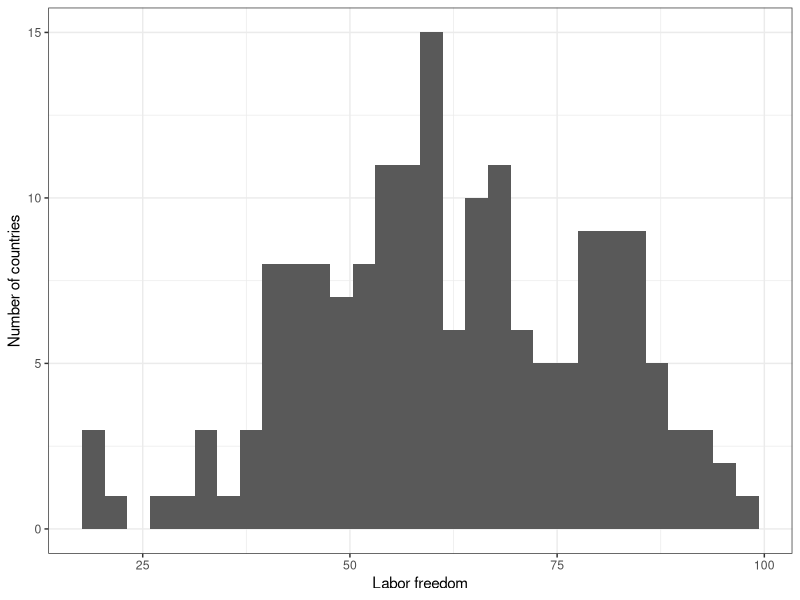
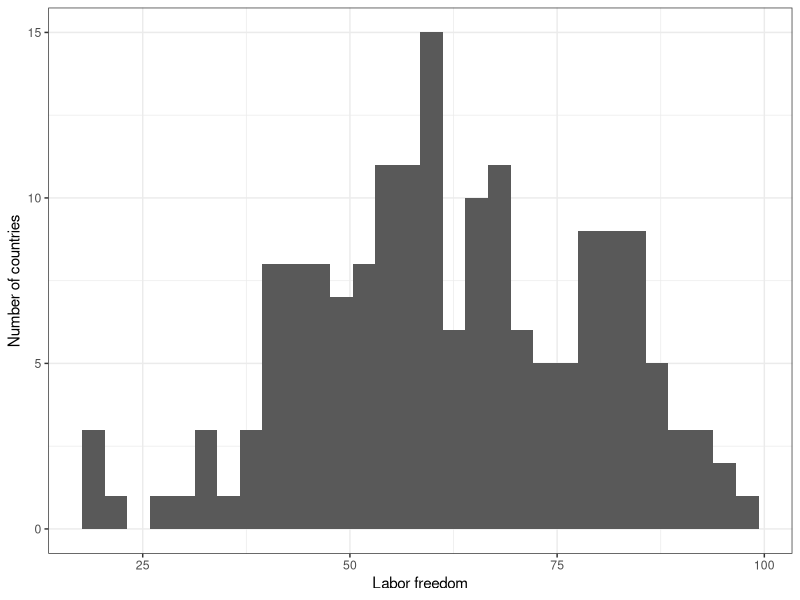
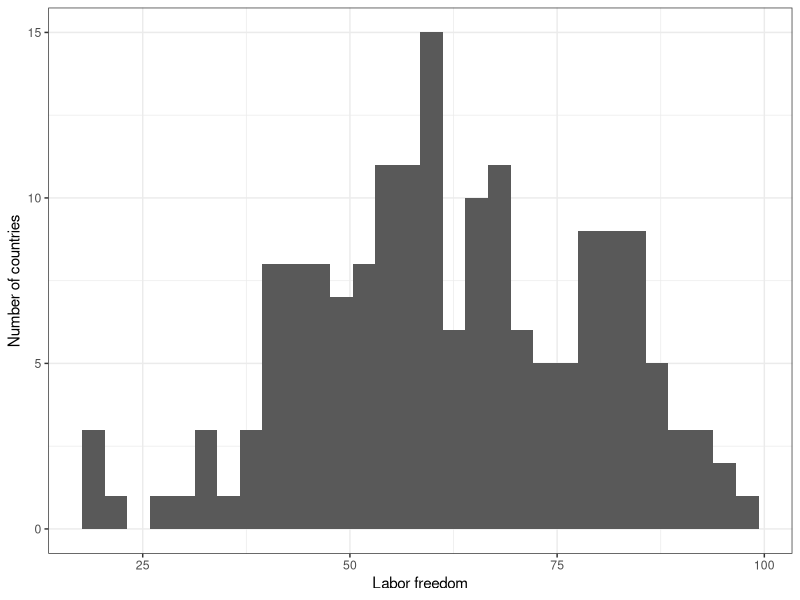
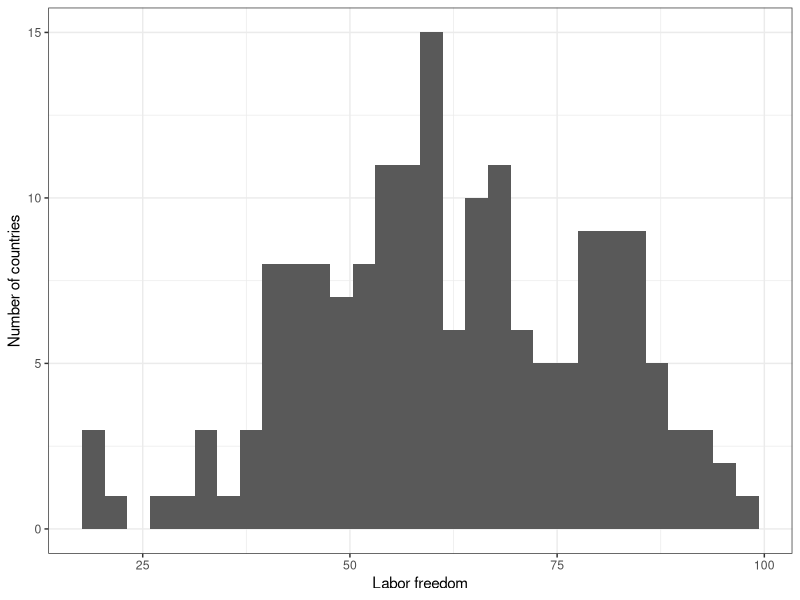
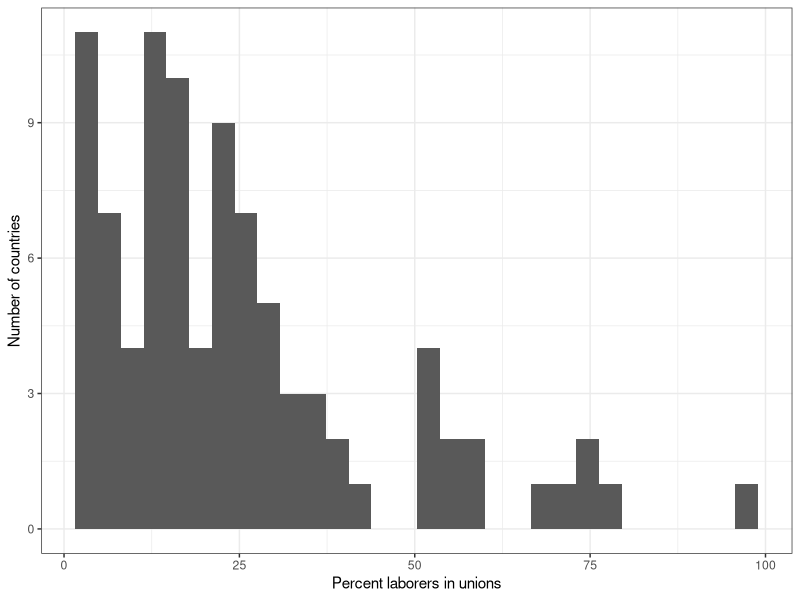
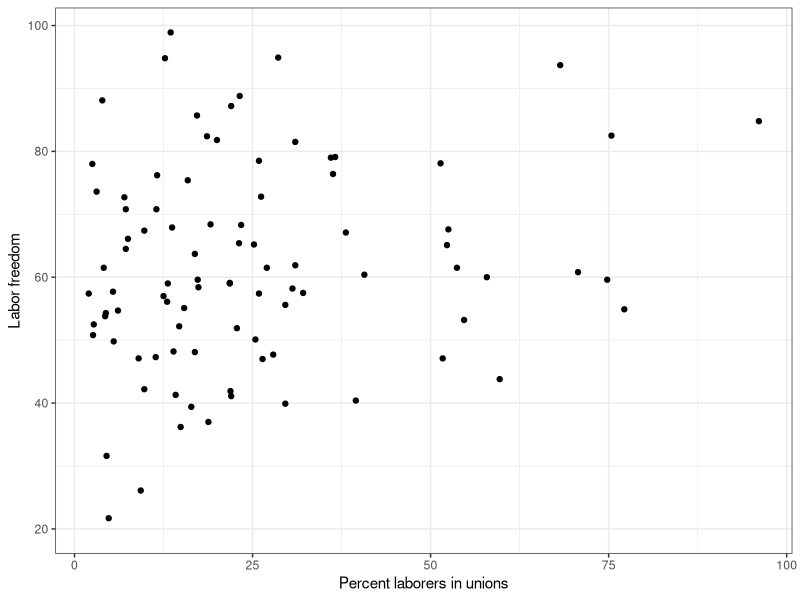
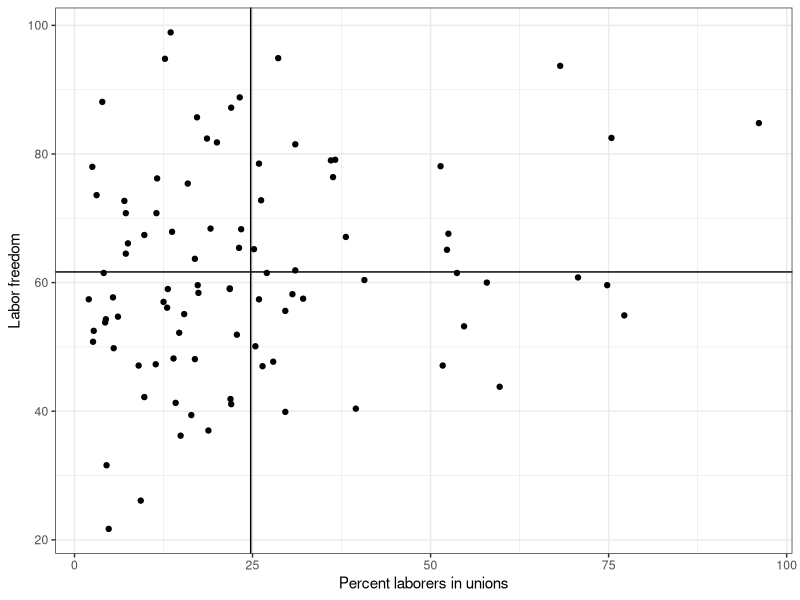
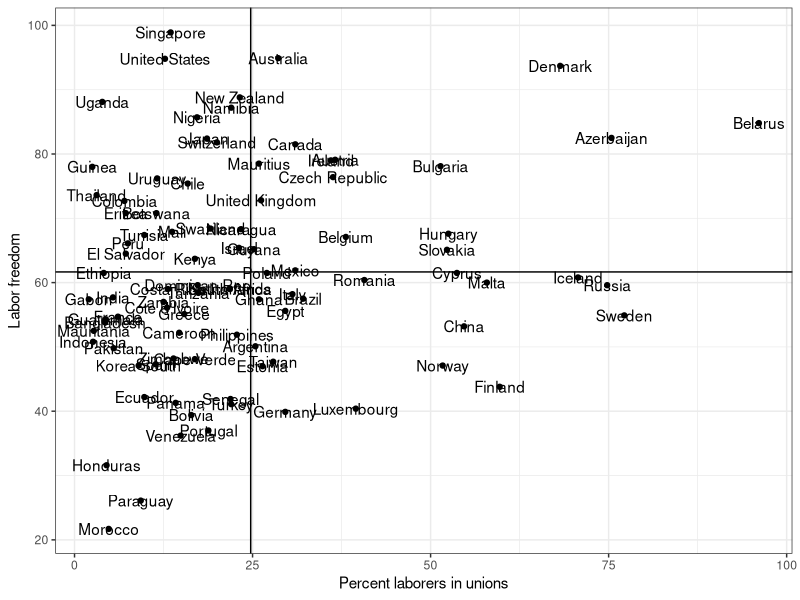

The R source for these figures, in order:
## ---- chunk 1
setwd("/Users/jackjeffrey/Documents/Poli502_Jeffrey/Data")
world.data <- read.csv("world.csv")
# load data 
table(world.data $ pr_sys)
# view table 
## ---- chunk 2
# change labels
world.data $ pr <- factor(world.data$pr_sys, 
                        levels = c("Yes", "No"),
                        labels = c("PR System", "Non-PR"))
table(world.data$pr)
# view table for varaibels
## ---- chunk 3
table(world.data$frac_eth3)
# view table 
tail(world.data[c("country", "frac_eth3")])
# view table with country names
world.data$frac_eth3_ord <- factor(world.data $ frac_eth3, 
                                     level = c("Low", "Medium", "High"), # order it in this way
                                     ordered = TRUE)
table(world.data$frac_eth3_ord)
# order the variable names
table(world.data$frac_eth3)
table(world.data$frac_eth3_ord)
# compare tables
table( world.data$frac_eth3, world.data$frac_eth3_ord )
# created two by two table 
## ---- chunk 4
table( world.data$pr, world.data$frac_eth3_ord )
# created X Y table 
install.packages("gmodels")
library(gmodels)
# loaded gmodels package 
CrossTable(world.data$pr, world.data$frac_eth3_ord)
# ran crosstable function to display column percentages, chi squared test, # and p-value 
CrossTable( world.data$pr, world.data$frac_eth3_ord,
           prop.r = FALSE,     
           prop.t = FALSE,    
           prop.chisq = FALSE, 
           chisq = TRUE)
# removed outputs for crosstbale
# chi sqaured equals 4.76 with 2 degrees of freedom and a p value of 
# 0.092. We could reject the null at a 90% confidence level. 
## ---- chunk 5
summary(world.data$free_labor)
# view statistics for free labor variable, variable has 18 NA's 
install.packages("tidyverse")
library(tidyverse)
# loaded tidyverse package 
g <- ggplot( world.data, aes( x = free_labor ) ) + geom_histogram()
g <- g + ylab("Number of countries") + xlab("Labor freedom") + theme_bw()
g
# created a graphical summary of number of countries and labor freedom
cleaned_data <- world.data[is.finite(world.data$free_labor), ]
# removed na's in new object 
cleaned_data <- ggplot( world.data, aes( x = free_labor ) ) +
geom_histogram(binwidth = 1) +
geom_histogram()
cleaned_data <- g + ylab("Number of countries") + xlab("Labor freedom") + theme_bw()
cleaned_data
# graphed varibale without NA's and new binwidth value
## ---- chunk 6
summary(world.data$free_labor)
# view statistics for free labor variable, variable has 18 NA's 
# loaded tidyverse package 
g <- ggplot( world.data, aes( x = free_labor ) ) + geom_histogram()
g <- g + ylab("Number of countries") + xlab("Labor freedom") + theme_bw()
g
# created a graphical summary of number of countries and labor freedom
cleaned_data <- world.data[is.finite(world.data$free_labor), ]
# removed na's in new object 
cleaned_data <- ggplot( world.data, aes( x = free_labor ) ) +
geom_histogram(binwidth = 1) +
geom_histogram()
cleaned_data <- g + ylab("Number of countries") + xlab("Labor freedom") + theme_bw()
cleaned_data
# graphed varibale without NA's and new binwidth value
## ---- chunk 7
summary(world.data$unions)
# numerical summary for union variable, 100 NA's found 
g <- ggplot(world.data, aes(x = unions)) + 
  geom_histogram(na.rm = TRUE) +  # use statbin to remove NA's
  ylab("Number of countries") + 
  xlab("Percent laborers in unions") + 
  theme_bw()
g
# saved the plot
## ---- chunk 8
g <- ggplot(world.data, aes( x = unions, y = free_labor) ) + geom_point()  + theme_bw()
g <- g + ylab("Labor freedom") + xlab("Percent laborers in unions")
g
# plotted an x-y scatterplot graph using geom_point
## ---- chunk 9
lab.uni.mat <- as.matrix(world.data[ c("unions","free_labor")])
# create a new matrix 
library(Hmisc)
# install and load Hmisc package 
rcorr(lab.uni.mat, type = "pearson")
# run pearson's test
# interpreation - for the Pearson's test we can see that the correlation 
# coefficient is positive at 0.18. We can also see that there are a total of # 91 observations present in both our x and y variables. The p value of 0
#.0913 indicates that our expectations of more labor unions correlating to 
# more labor freedom is statistically significant at the 90% level but not  # at the 95% level. 
## ---- chunk 10
lab.data <- world.data[is.na(world.data $ unions) == FALSE & is.na(world.data$free_labor) == FALSE, ]
# created a new object with NA's removed 
mean.y <- mean(lab.data$free_labor)
mean.x <- mean(lab.data$unions)

mean.y
mean.x
# calculate the means - mean for Y equals 61.66, mean for X equals 24.74
g <- ggplot( lab.data, aes( x = unions, y = free_labor) ) + geom_point( )  + theme_bw()
g <- g + ylab("Labor freedom") + xlab("Percent laborers in unions")
g <- g + geom_hline( aes( yintercept = mean.y))
g <- g + geom_vline( aes( xintercept = mean.x))
g
# graphed a scatterplot using hline and vline to draw lines at the x and y
# means 
g <- ggplot(lab.data, aes( x = unions, y = free_labor) ) + geom_point()  + theme_bw()
g <- g + geom_text(aes(label = country))
g <- g + ylab("Labor freedom") + xlab("Percent laborers in unions")
g <- g + geom_hline( aes( yintercept = mean.y))
g <- g + geom_vline( aes( xintercept = mean.x))
g
# graphed the same scatterplot but with country labels
library(ggrepel)
# install and load ggrepel package

g <- ggplot(lab.data, aes( x = unions, y = free_labor) ) + geom_point()  + theme_bw()
g <- g + geom_label_repel(aes(label = country, size =12))
g <- g + ylab("Labor freedom") + xlab("Percent laborers in unions")
g <- g + geom_hline( aes( yintercept = mean.y))
g <- g + geom_vline( aes( xintercept = mean.x))
g
# updated scatterplot using ggrepel so that the labels are more legible 
options(ggrepel.max.overlaps = Inf) # show all labels 

g <- ggplot(lab.data, aes( x = unions, y = free_labor) ) + geom_point()  + theme_bw()
# g <- g + geom_text(aes(label = country))
# g <- g + geom_text_repel(aes(label = country))
g <- g + geom_label_repel(aes(label = country, size =12))
g <- g + ylab("Labor freedom") + xlab("Percent laborers in unions")
g <- g + geom_hline( aes( yintercept = mean.y))
g <- g + geom_vline( aes( xintercept = mean.x))

# g  = g + theme( plot.title=element_text(size=16,face="bold"),
#        axis.text=element_text(size=18),
#        axis.title=element_text(size=20,face="bold"))
# g = g + geom_text(aes(size = 12))
g
# finally, show all country labels on scatterplot
## ---- chunk 11
if (!require("gmodels")) install.packages("gmodels")
library(gmodels)
